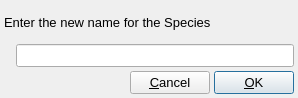
<?xml version="1.0" encoding="UTF-8"?>
<ui version="4.0">
 <class>GetSpeciesNameDialog</class>
 <widget class="QDialog" name="GetSpeciesNameDialog">
  <property name="windowModality">
   <enum>Qt::ApplicationModal</enum>
  </property>
  <property name="geometry">
   <rect>
    <x>0</x>
    <y>0</y>
    <width>298</width>
    <height>98</height>
   </rect>
  </property>
  <property name="font">
   <font>
    <pointsize>10</pointsize>
   </font>
  </property>
  <property name="windowTitle">
   <string>Species Name</string>
  </property>
  <property name="windowIcon">
   <iconset resource="main.qrc">
    <normaloff>:/general/icons/species.svg</normaloff>:/general/icons/species.svg</iconset>
  </property>
  <layout class="QVBoxLayout" name="verticalLayout">
   <property name="spacing">
    <number>4</number>
   </property>
   <property name="leftMargin">
    <number>4</number>
   </property>
   <property name="topMargin">
    <number>4</number>
   </property>
   <property name="rightMargin">
    <number>4</number>
   </property>
   <property name="bottomMargin">
    <number>4</number>
   </property>
   <item>
    <widget class="QLabel" name="DescriptionLabel">
     <property name="text">
      <string>Enter the new name for the Species</string>
     </property>
     <property name="wordWrap">
      <bool>true</bool>
     </property>
    </widget>
   </item>
   <item>
    <layout class="QHBoxLayout" name="horizontalLayout">
     <property name="spacing">
      <number>4</number>
     </property>
     <item>
      <widget class="CheckIndicator" name="NameIndicator">
       <property name="sizePolicy">
        <sizepolicy hsizetype="Minimum" vsizetype="Minimum">
         <horstretch>0</horstretch>
         <verstretch>0</verstretch>
        </sizepolicy>
       </property>
       <property name="text">
        <string/>
       </property>
      </widget>
     </item>
     <item>
      <widget class="QLineEdit" name="NameEdit"/>
     </item>
    </layout>
   </item>
   <item>
    <layout class="QHBoxLayout" name="horizontalLayout_2">
     <property name="spacing">
      <number>4</number>
     </property>
     <item>
      <spacer name="horizontalSpacer">
       <property name="orientation">
        <enum>Qt::Horizontal</enum>
       </property>
       <property name="sizeHint" stdset="0">
        <size>
         <width>40</width>
         <height>20</height>
        </size>
       </property>
      </spacer>
     </item>
     <item>
      <widget class="QPushButton" name="CancelButton">
       <property name="text">
        <string>&amp;Cancel</string>
       </property>
       <property name="autoDefault">
        <bool>false</bool>
       </property>
      </widget>
     </item>
     <item>
      <widget class="QPushButton" name="OKButton">
       <property name="text">
        <string>&amp;OK</string>
       </property>
       <property name="autoDefault">
        <bool>false</bool>
       </property>
       <property name="default">
        <bool>true</bool>
       </property>
      </widget>
     </item>
    </layout>
   </item>
  </layout>
 </widget>
 <customwidgets>
  <customwidget>
   <class>CheckIndicator</class>
   <extends>QLabel</extends>
   <header>gui/widgets/checkIndicator.h</header>
  </customwidget>
 </customwidgets>
 <resources>
  <include location="main.qrc"/>
 </resources>
 <connections/>
</ui>
